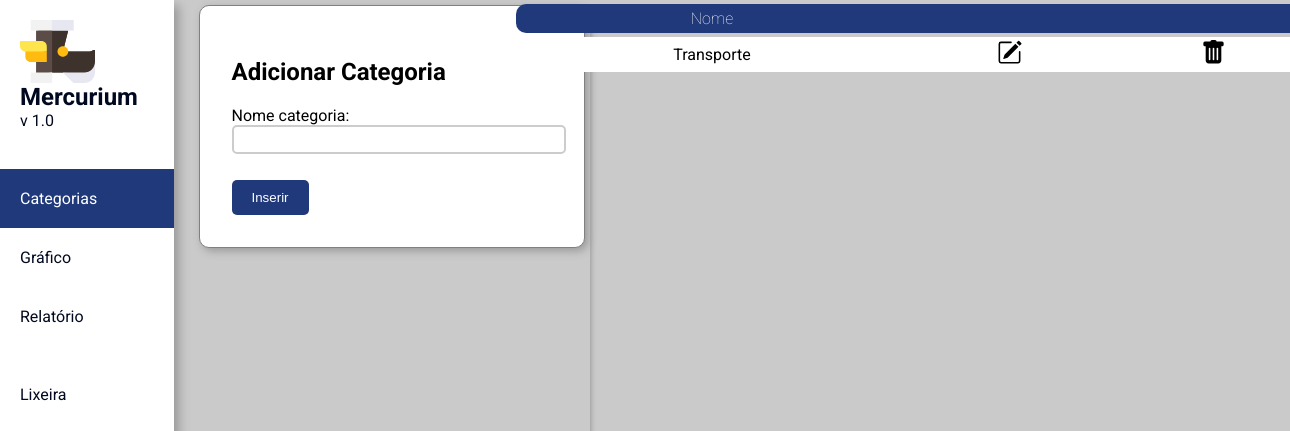
Before: /categories.html with the older database file.
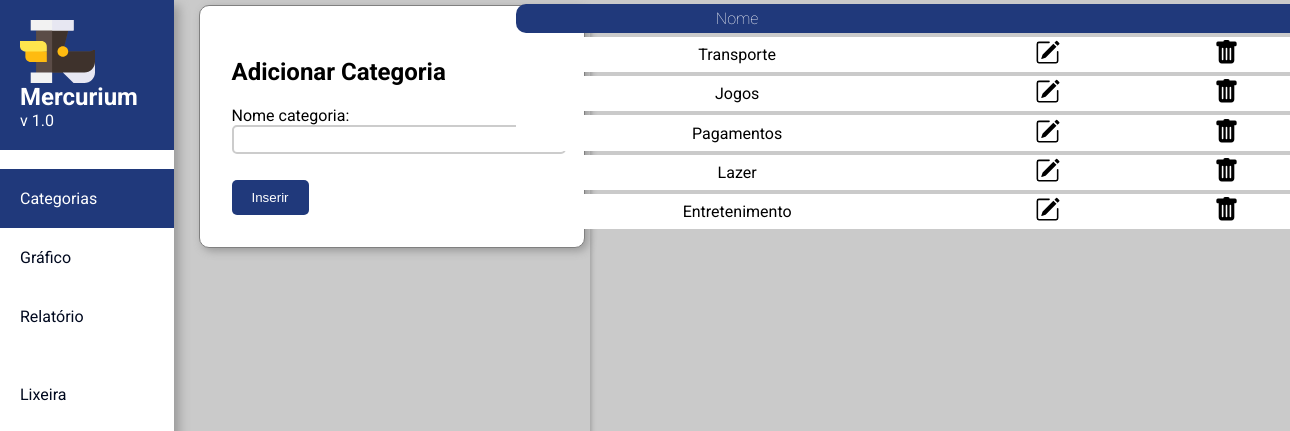
After: the same page with the newer database file.
### app_mercurium/models.py (models this page shows, shortened)
class Category(models.Model):
    name = models.CharField('Nome categoria', max_length=100)

### app_mercurium/views.py (the view)
# urls.py: path('categories.html', categories),
def categories(request):
    categories = Category.objects.all()
    form = CategoryForm()
    data = {'categories' : categories, 'form' : form}
    if request.method == 'POST':
        form = CategoryForm(request.POST)
        if form.is_valid():
            item = form.save()
            item.save()
            return render(request, 'categories.html', data)
    else:
        return render(request, 'categories.html', data)

### app_mercurium/forms.py
class CategoryForm(ModelForm):
    class Meta:
        model = Category
        fields = '__all__'

### app_mercurium/templates/categories.html (shortened to what this page needs)
{% load static %}
<!DOCTYPE html>
<html lang="pt-br">
<head>
    <link rel="stylesheet" type="text/css" href="{% static 'css/style.css' %}">
    <link rel="stylesheet" type="text/css" href="{% static 'css/create_style.css' %}">
</head>
<body>
    <div class="sidebar">
        <a class="logo" href="/"><img width="75" src="{% static 'img/svg/Logo_Mercurium.svg' %}">
            <div class="title">Mercurium</div>
            <div class="sub-title">v 1.0</div>
        </a>
        <br>
        <a class="active" href="/categories.html">Categorias</a>
        <a href="#">Gráfico</a>
        <a href="#">Relatório</a>
        <br>
        <a href="/trash.html">Lixeira</a>
    </div>
        <div class="content-container">
            <div class="fields-container">
                <div class="form-item">
                    <form action="" method="POST">
                        <h2>Adicionar Categoria</h2>
                        {{form.as_p}}
                        <button type="submit">Inserir</button>
                    </form>
                </div>
            </div>
        </div>
        <div class="cat-table-container">
            <table class="cat-table">
                <thead>
                    <tr>
                        <th>Nome</th>
                        <th></th>
                        <th></th>
                    </tr>
                </thead>
                <tbody>
                    {% for cat in categories %}
                    <tr>
                        <td>{{cat.name}}</td>
                        <td>
                            <button class="btn_edit">
                                <a href="/update_cat/{{cat.id}}">
                                    <img width="25" src="{% static 'img/svg/pencil-square.svg' %}">
                                </a>
                            </button>
                        </td>
                        <td>
                            <button class="btn_delete">
                                <a href="/delete_cat/{{cat.id}}">
                                    <img width="25" src="{% static 'img/svg/trash-fill.svg' %}">
                                </a>
                            </button>
                        </td>
                    </tr>
                    {% endfor %}
                </tbody>
            </table>
        </div>
</body>
</html>

### app_mercurium/static/css/style.css (style rules this page uses)
:root { --bm-color:#20397B; --bo-color: #00091F; --bg-color:#CACACA; --sw-color:#999999; --bg-red-btn:#A61022; --bg-red-btn-h:#CF0A2C; --bg-blue-btn:#20397B; --bg-blue-btn-h:#0057BE; --bo-gray-inp:#CCCCCC; --bg-alert-mes:#F3CDCF; --bo-red-mes:#FF0000; --co-red-mes: #bd0000; --bg-gre-mes:#C2DAC2; }
body { margin: 0; padding: 0; height: 100vh; font-family: 'Roboto', sans-serif; background-color: var(--bg-color); }
.logo img { float: left; margin-right: 10px; }
.title { font-weight: bold; font-size: 1.5rem; }
.sidebar { margin: 0; padding: 0; width: 13.5%; background-color: white; position: fixed; height: 100%; overflow: auto; box-shadow: 5px 5px 10px var(--sw-color); }
.sidebar a:not(.active) { display: block; color: var(--bo-color); padding: 20px; text-decoration: none; }
.active { display: block; padding: 20px; text-decoration: none; background-color: var(--bm-color); color: white; }
.content-container { width: 75%; margin-left: 15%; display: flex; flex-direction: row; }
.btn_edit, .btn_delete, .btn_pay { padding:0px; background-color: white; cursor: pointer; border: none; }
input, select { width: 85%; padding: 5px; border-radius: 5px; margin-bottom: 5px; border: 2px solid var(--bo-gray-inp); }
button[type=submit] { padding: 10px 20px; margin-top: 5px; background-color: var(--bm-color); color: white; border: none; border-radius: 5px; cursor: pointer; }
.modal, input { width: 95%; }

### app_mercurium/static/css/create_style.css (style rules this page uses)
:root { --bm-color:#20397B; --bo-color: #00091F; --bg-color:#CACACA; --sw-color:#999999; --bg-red-btn:#A61022; --bg-red-btn-h:#CF0A2C; --bg-blue-btn:#20397B; --bg-blue-btn-h:#0057BE; --bo-gray-inp:#CCCCCC; --bg-alert-mes:#F3CDCF; --bo-red-mes:#FF0000; --co-red-mes: #bd0000; --bg-gre-mes:#C2DAC2; }
body { margin: 0; padding: 0; height: 100vh; font-family: 'Roboto', sans-serif; background-color: var(--bg-color); }
.form-item, .form-category, .search-cat { margin: 5px; background-color: white; padding: 2rem; width: 20rem; border: 1px solid gray; border-radius: 10px; box-shadow: 3px 3px 9px var(--sw-color); }
.cat-table { z-index: 1; width: 50rem; text-align: center; overflow: hidden; border-collapse:separate; border-spacing: 0 0.3rem; }
.cat-table th { color: white; background-color: var(--bm-color); padding: 0.3rem 1rem; font-size: 1rem; font-weight: lighter; }
.cat-table tbody td { padding: 0.2rem 1rem; background-color: white; }
.cat-table thead tr th:last-child, .cat-table tbody tr td:last-child { border-radius: 0 10px 10px 0; }
.cat-table thead tr th:first-child, .cat-table tbody tr td:first-child { border-radius: 10px 0px 0px 10px; }
input[type="search"], input[type="text"] { width: 100%; }
.content-container { height: 100%; }
.fields-container { display: flex; flex-direction: column; height: 100%; box-shadow: 10px 0px 5px -9px var(--sw-color); }
.cat-table-container { position: absolute; left: 40%; top: 0%; }

Changed rows visible on the page:
added Category: name "Jogos"
added Category: name "Pagamentos"
added Category: name "Lazer"
added Category: name "Entretenimento"
